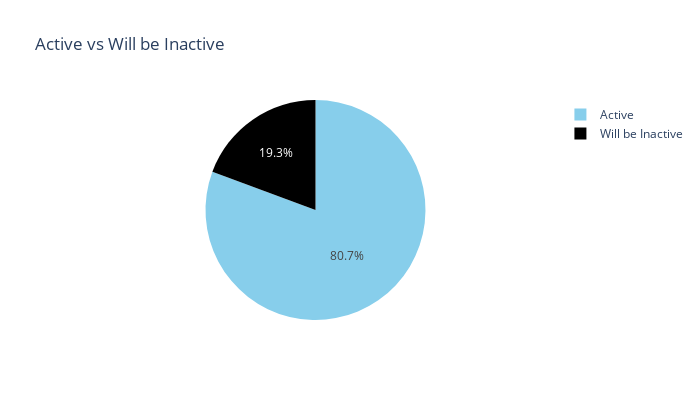

The notebook cell this image was saved under:
### Markdown cell above
### Importação do Dataframe para EDA com as features

### Code cell
df_athletes_activities = pd.read_csv('C:/Users/USER/Desktop/EstudosDados/Projetos/Corrida/physical_inactivity_prediction/scripts_prediction_model/final/st2_df_athletes_activities.csv')
df_athletes_activities

labels=["Active", "Will be Inactive"]

activite_or_not = df_athletes_activities['will_churn'].value_counts().tolist()
values = [activite_or_not[0], activite_or_not[1]]

fig = px.pie(values=df_athletes_activities['will_churn'].value_counts(), names=labels , width=700, height=400, color_discrete_sequence=["skyblue","black"], title="Active vs Will be Inactive")
fig.show()

### Figure 1 — Plotly figure (JSON) as saved in the notebook; plotly's stock layout.template omitted (floating-point values rounded to 4 significant figures)
{"data": [{"domain": {"x": [0, 1], "y": [0, 1]}, "hovertemplate": "label=%{label}<br>value=%{value}<extra></extra>", "labels": ["Active", "Will be Inactive"], "legendgroup": "", "name": "", "showlegend": true, "type": "pie", "values": [584, 140]}], "layout": {"height": 400, "legend": {"tracegroupgap": 0}, "piecolorway": ["skyblue", "black"], "title": {"text": "Active vs Will be Inactive"}, "width": 700}}
